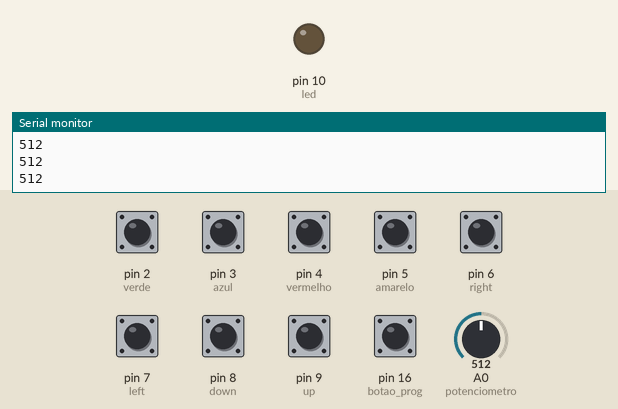
A sketch run on a simulated Arduino Leonardo, built with avr-gcc and run on an emulated ATmega32U4. Parts: output pins drawn as LEDs (lit = HIGH), the last lines printed to the serial monitor. Dashed ring = blinking. Inputs (shaded band) come from the test bench; at power-on: pin 2 (verde), pin 3 (azul), pin 4 (vermelho), pin 5 (amarelo), pin 6 (right), pin 7 (left), pin 8 (down), pin 9 (up), pin 16 (botao_prog) HIGH, A0 (potenciometro) = 512. USB keyboard and mouse output is not drawn.

Above: at 1.2 s.
1.3 s: pin 16 (botao_prog) pulled LOW for 0.15 s
2.9 s: pin 16 (botao_prog) driven LOW
At 6.8 s:
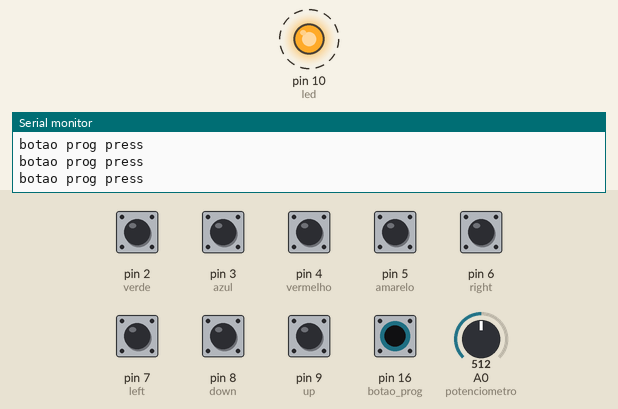
Timing chart, 0 to 14.9 s (numbered marks = the images above; inputs shaded):
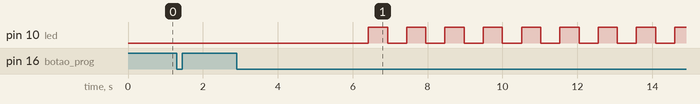

Measured:
- after the input at 2.9 s, pin 10 (led): alternates HIGH for 0.51 s and LOW for 0.51 s, starting after 3.5 s

The sketch:

BernardoV1.ino
```cpp
#include <Mouse.h>
#include <Keyboard.h>

/*-----------------------------------------------------------------------*/
#define verde 2
#define azul 3
#define vermelho 4
#define amarelo 5
#define right 6
#define left 7
#define down 8
#define up 9
#define potenciometro A0
#define botao_prog 16
#define led 10
/*-----------------------------------------------------------------------*/
bool mouse=1;
int sens, timer;
char player;

struct Botao {
  bool estadoAtual = 1;
  bool estadoPassado = 1;
  bool debounce = 1;
  char opcao;
};

Botao b1, b2, b3, b4;

void estadoBotao();
void prog();
void select_opcao(char x,Botao *p);

void setup() {
  Serial.begin(9600);
  Mouse.begin();
  Keyboard.begin();

  pinMode(verde, INPUT_PULLUP);
  pinMode(azul, INPUT_PULLUP);
  pinMode(vermelho, INPUT_PULLUP);
  pinMode(amarelo, INPUT_PULLUP);
  pinMode(right, INPUT_PULLUP);
  pinMode(left, INPUT_PULLUP);
  pinMode(down, INPUT_PULLUP);
  pinMode(up, INPUT_PULLUP);
  pinMode(botao_prog,INPUT_PULLUP);
  pinMode(led,OUTPUT);

  digitalWrite(led, LOW);

  //preset dos comandos dos botoes
  b1.opcao = 4;
  b2.opcao = 1;
  b3.opcao = 3;
  b4.opcao = 2;
}

void loop() {
  estadoBotao();

if (mouse){//modo mouse
  digitalWrite(led,LOW);//led apagado para modo MOUSE

  if (!b1.debounce) select_opcao(b1.opcao, &b1); //switch VERDE press
  if (!b2.debounce) select_opcao(b2.opcao, &b2); //switch AZUL press
  if (!b3.debounce) select_opcao(b3.opcao, &b3); //switch VERMELHO press
  if (!b4.debounce) select_opcao(b4.opcao, &b4); //switch AMARELO press


  while (!digitalRead(botao_prog)){  //switch de programacao press
    estadoBotao();
    Serial.print("botao prog press\n");
    timer++;
    if (!b1.debounce){timer=0;mouse=0;player=1;}
    if (!b2.debounce){timer=0;mouse=0;player=2;}
    if (!b3.debounce){timer=0;mouse=0;player=3;}
    if (!b4.debounce){timer=0;mouse=0;player=4;}
    if (timer>300){timer=0; prog();} //espera um determinado tempo para q a funçao prog seja executada
  }


  sens=map(analogRead(potenciometro),0,900 ,1012,1023); //faz a leitura do potenciometro e ja converte para uma faixa de 1012 até 1023
  if(sens==1023)sens=0;//quando o valor for 1023 dizemos q ele é zero para nao haver movimento do cursor
  Serial.print(analogRead(potenciometro));
  Serial.print("\n");

  if (!digitalRead(right))Mouse.move(-sens, 0, 0); //movimento right, porta 6
  if (!digitalRead(left))Mouse.move(sens, 0, 0); //movimento left, porta 7
  if (!digitalRead(down))Mouse.move(0, -sens, 0); //movimento down, porta 8
  if (!digitalRead(up))Mouse.move(0, sens, 0); //movimento up, porta 9

}

else{ //MODO FLIPERAMA
  digitalWrite(led,HIGH); //led aceso para modo FLIPERAMA

  //troca para função mouse
  while (!digitalRead(botao_prog)){  //switch de programacao press
    estadoBotao();
    Serial.print("botao prog press\n");
    if (!b1.debounce)mouse=1;
    if (!b2.debounce)mouse=1;
    if (!b3.debounce)mouse=1;
    if (!b4.debounce)mouse=1;
  }

  if(player==1){
    if (!digitalRead(right))Keyboard.press('d');else Keyboard.release('d');
    if (!digitalRead(left))Keyboard.press('a');else Keyboard.release('a');
    if (!digitalRead(down))Keyboard.press('s');else Keyboard.release('s');
    if (!digitalRead(up))Keyboard.press('w');else Keyboard.release('w');
    if (!b1.debounce)Keyboard.press('q');else Keyboard.release('q');
    if (!b2.debounce)Keyboard.press('e');else Keyboard.release('e');
    if (!b3.debounce)Keyboard.press('z');else Keyboard.release('z');
    if (!b4.debounce)Keyboard.press('x');else Keyboard.release('x');
  }
    if(player==2){
    if (!digitalRead(right))Keyboard.press('h');else Keyboard.release('h');
    if (!digitalRead(left))Keyboard.press('f');else Keyboard.release('f');
    if (!digitalRead(down))Keyboard.press('g');else Keyboard.release('g');
    if (!digitalRead(up))Keyboard.press('t');else Keyboard.release('t');
    if (!b1.debounce)Keyboard.press('r');else Keyboard.release('r');
    if (!b2.debounce)Keyboard.press('y');else Keyboard.release('y');
    if (!b3.debounce)Keyboard.press('c');else Keyboard.release('c');
    if (!b4.debounce)Keyboard.press('v');else Keyboard.release('v');
  }
    if(player==3){
    if (!digitalRead(right))Keyboard.press('l');else Keyboard.release('l');
    if (!digitalRead(left))Keyboard.press('j');else Keyboard.release('j');
    if (!digitalRead(down))Keyboard.press('k');else Keyboard.release('k');
    if (!digitalRead(up))Keyboard.press('i');else Keyboard.release('i');
    if (!b1.debounce)Keyboard.press('u');else Keyboard.release('u');
    if (!b2.debounce)Keyboard.press('o');else Keyboard.release('o');
    if (!b3.debounce)Keyboard.press('b');else Keyboard.release('b');
    if (!b4.debounce)Keyboard.press('n');else Keyboard.release('n');
  }
    if(player==4){
    if (!digitalRead(right))Keyboard.press('6');else Keyboard.release('6');
    if (!digitalRead(left))Keyboard.press('4');else Keyboard.release('4');
    if (!digitalRead(down))Keyboard.press('5');else Keyboard.release('5');
    if (!digitalRead(up))Keyboard.press('8');else Keyboard.release('8');
    if (!b1.debounce)Keyboard.press('7');else Keyboard.release('7');
    if (!b2.debounce)Keyboard.press('9');else Keyboard.release('9');
    if (!b3.debounce)Keyboard.press('1');else Keyboard.release('1');
    if (!b4.debounce)Keyboard.press('2');else Keyboard.release('2');
  }

}

}

void prog() {
  int ok;
  b1.opcao = 0;
  b2.opcao = 0;
  b3.opcao = 0;
  b4.opcao = 0;
  for (int cont = 1; cont < 5; cont++){
    ok=1;
    do {
      estadoBotao();
      timer++;
      if (timer>50){digitalWrite(led,!digitalRead(led));timer=0;}

      if (((b1.debounce == 0) && (b1.opcao == 0))){b1.opcao = cont; ok=0;}
      if (((b2.debounce == 0) && (b2.opcao == 0))){b2.opcao = cont; ok=0;}
      if (((b3.debounce == 0) && (b3.opcao == 0))){b3.opcao = cont; ok=0;}
      if (((b4.debounce == 0) && (b4.opcao == 0))){b4.opcao = cont; ok=0;}
    } while (ok);
  }
}


void estadoBotao() {
  b1.estadoPassado = b1.estadoAtual;
  b1.estadoAtual = digitalRead(verde);
  if (b1.estadoAtual == 0 && b1.estadoPassado == 1)b1.debounce = 0;
  else b1.debounce = 1;

  b2.estadoPassado = b2.estadoAtual;
  b2.estadoAtual = digitalRead(azul);
  if (b2.estadoAtual == 0 && b2.estadoPassado == 1)b2.debounce = 0;
  else b2.debounce = 1;

  b3.estadoPassado = b3.estadoAtual;
  b3.estadoAtual = digitalRead(vermelho);
  if (b3.estadoAtual == 0 && b3.estadoPassado == 1)b3.debounce = 0;
  else b3.debounce = 1;

  b4.estadoPassado = b4.estadoAtual;
  b4.estadoAtual = digitalRead(amarelo);
  if (b4.estadoAtual == 0 && b4.estadoPassado == 1)b4.debounce = 0;
  else b4.debounce = 1;

  delay (10);
}

void select_opcao(char x, Botao *p){
  switch (x) {
      case 1: Mouse.click(MOUSE_LEFT); break;
      case 2: Mouse.click(MOUSE_RIGHT); break;
      case 3: Mouse.click(MOUSE_LEFT); delay(200); Mouse.click(MOUSE_LEFT); break;
      case 4: Mouse.press(MOUSE_LEFT);p->opcao=5; break;
      case 5: Mouse.release(MOUSE_LEFT);p->opcao=4; break;
      default: break;
  }
}
```
